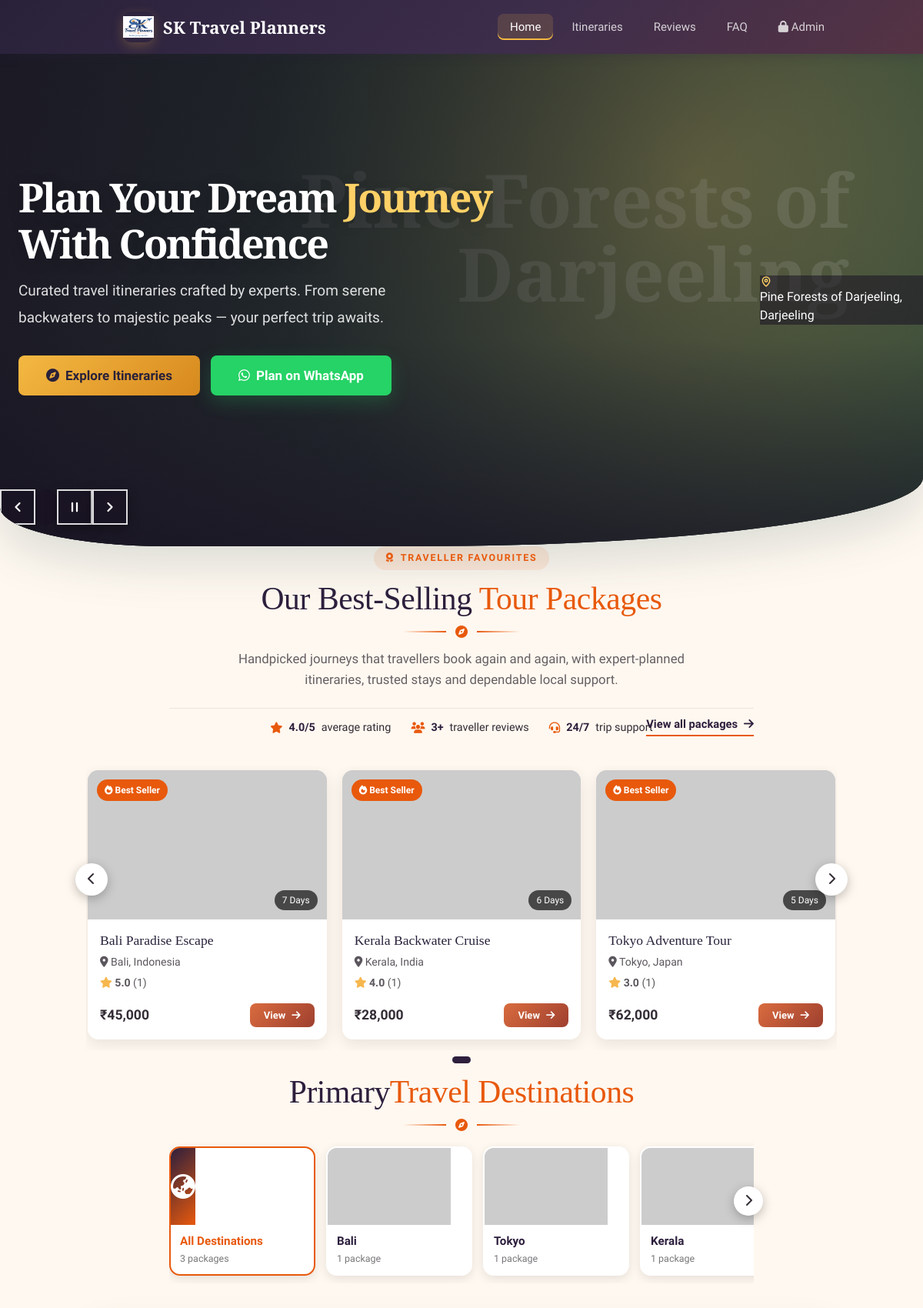
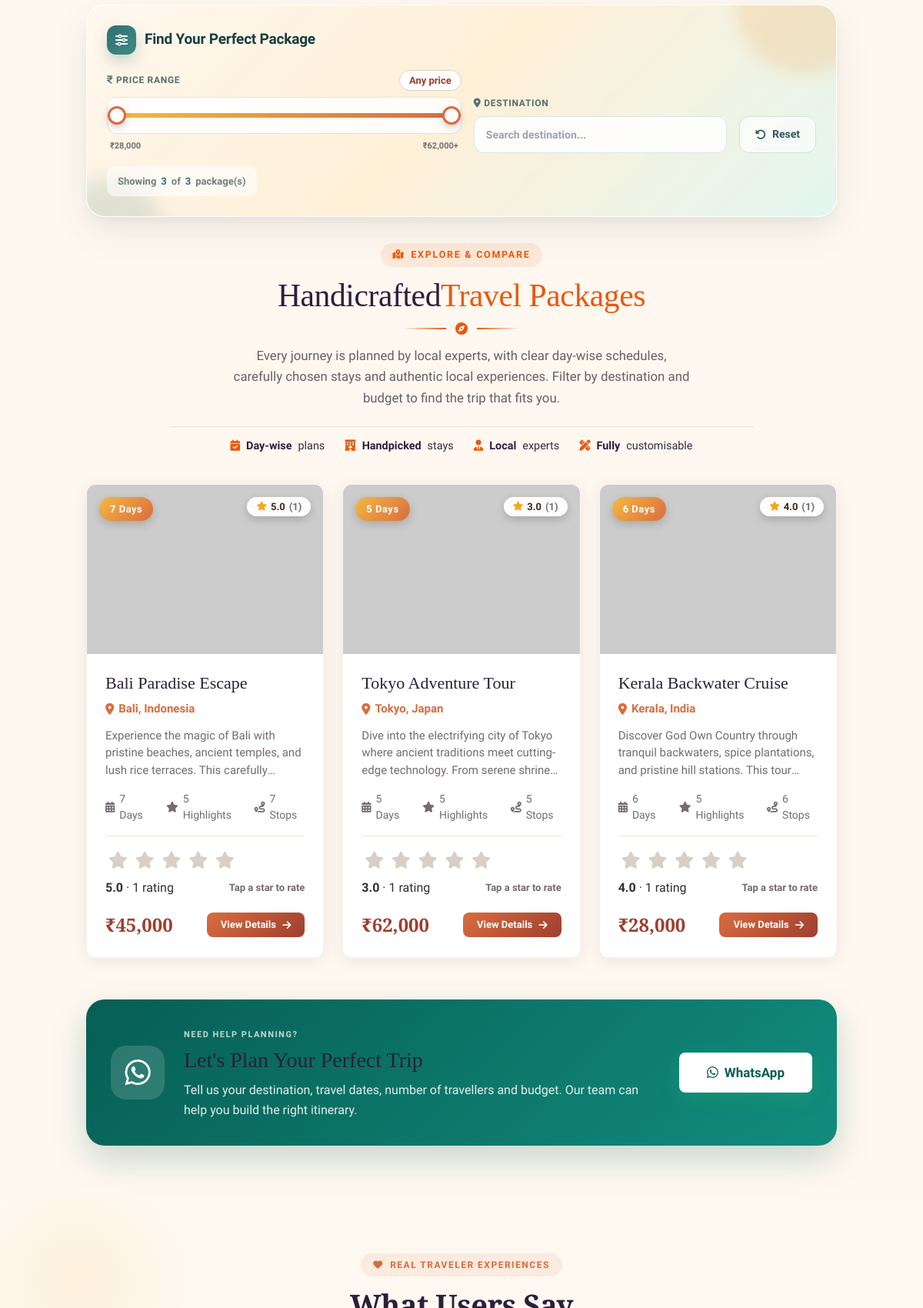
The page / (upper part) on the database its author committed (2 pictures, top to bottom).
### tables this page shows
CREATE TABLE IF NOT EXISTS itineraries (
    id            INT AUTO_INCREMENT PRIMARY KEY,
    title         VARCHAR(255) NOT NULL,
    destination   VARCHAR(255) NOT NULL,
    description   TEXT,
    price         DECIMAL(12,2) DEFAULT 0.00,
    duration_days INT DEFAULT 1,
    image         VARCHAR(255) DEFAULT NULL,
    highlights    TEXT,
    inclusions    TEXT,
    exclusions    TEXT,
    day_plan      TEXT,
    status        TINYINT(1) DEFAULT 1,

    created_at    TIMESTAMP DEFAULT CURRENT_TIMESTAMP,
    updated_at    TIMESTAMP DEFAULT CURRENT_TIMESTAMP
                  ON UPDATE CURRENT_TIMESTAMP

);

### index.php (the view, shortened to what the rows shown need)
<?php
require_once __DIR__ . '/config.php';
$stmt = $pdo->prepare(
    "SELECT *
     FROM itineraries
     WHERE status = 1
     ORDER BY created_at DESC"
);
$stmt->execute();
$itineraries = $stmt->fetchAll(PDO::FETCH_ASSOC);
$ratings = [];
try {
    $rs = $pdo->query(
        "SELECT itinerary_id, ROUND(AVG(rating), 1) AS avg_rating, COUNT(*) AS total
         FROM itinerary_reviews
         GROUP BY itinerary_id"
    );
    foreach ($rs->fetchAll(PDO::FETCH_ASSOC) as $r) {
        $ratings[(int)$r['itinerary_id']] = [
            'avg'   => (float)$r['avg_rating'],
            'count' => (int)$r['total'],
        ];
    }
} catch (Throwable $e) {
    error_log('Ratings unavailable: ' . $e->getMessage());
}
$sales = [];
$bestSellers = $itineraries;
usort($bestSellers, static function ($a, $b) use ($ratings, $sales) {
    $score = static function ($i) use ($ratings, $sales) {
        $id = (int)$i['id'];
        return ($sales[$id] ?? 0) * 100
             + ($ratings[$id]['count'] ?? 0) * ($ratings[$id]['avg'] ?? 0);
    };
    return $score($b) <=> $score($a) ?: strcmp((string)$b['created_at'], (string)$a['created_at']);
});
$bestSellers = array_slice($bestSellers, 0, 8);
$pageSize = 3;
?>
<!DOCTYPE html>
<html lang="en" class="scroll-smooth">
<head>
    <script src="https://cdn.tailwindcss.com"></script>
</head>
    <link rel="stylesheet" href="style.css">
    <link rel="stylesheet" href="extra.css">
    <link rel="stylesheet" href="carousel-extras.css">
    <link
        rel="stylesheet"
        href="https://cdnjs.cloudflare.com/ajax/libs/font-awesome/6.5.0/css/all.min.css"
        media="print"
        onload="this.media='all'"
    >
</head>
<body>
<section class="hero hero-carousel" aria-roledescription="carousel" aria-label="Incredible India destinations">
    <div class="container hc-inner">
        <div class="hero-content">
            <h1>
                Plan Your Dream
                <span>Journey</span>
                With Confidence
            </h1>
        </div>
    </div>
</section>
<?php if (!empty($bestSellers)): ?>
<section class="section bs-section" id="best-sellers">
    <div class="container">
        <div class="bs-heading">
            <div class="bs-heading-text">
                <h2>Our Best-Selling <span>Tour Packages</span></h2>
            </div>
        </div>
        <div class="bs-carousel" id="bsCarousel" aria-roledescription="carousel" aria-label="Best selling packages">
            <div class="bs-track" id="bsTrack">
                <?php foreach ($bestSellers as $n => $b):
                    $rt = $ratings[(int)$b['id']] ?? null; ?>
                    <article class="bs-card">
                        <div class="bs-img">
                            <img src="<?= e(imageUrl($b['image'])) ?>" alt="<?= e($b['title']) ?>"
                                 loading="<?= $n < 2 ? 'eager' : 'lazy' ?>" decoding="async">
                            <span class="bs-badge"><i class="fas fa-fire"></i> Best Seller</span>
                            <span class="bs-days"><?= (int)$b['duration_days'] ?> Days</span>
                        </div>
                        <div class="bs-body">
                            <h3><?= e($b['title']) ?></h3>
                            <div class="bs-dest"><i class="fas fa-map-marker-alt"></i> <?= e($b['destination']) ?></div>
                            <?php if ($rt): ?>
                                <div class="bs-rate"><i class="fas fa-star"></i> <b><?= number_format($rt['avg'], 1) ?></b> (<?= $rt['count'] ?>)</div>
                            <?php endif; ?>
                            <div class="bs-foot">
                                <span class="bs-price"><?= e(formatPrice($b['price'])) ?></span>
                                <a class="btn btn-primary btn-sm" href="detail.php?id=<?= (int)$b['id'] ?>">View <i class="fas fa-arrow-right"></i></a>
                            </div>
                        </div>
                    </article>
                <?php endforeach; ?>
            </div>
        </div>
    </div>
</section>
<?php endif; ?>
<section class="section" id="itineraries">
    <div class="container">
        <div class="bs-heading">
            <div class="bs-heading-text">
                <h2>Primary<span>Travel Destinations</span></h2>
            </div>
        </div>
        <div class="bs-heading">
            <div class="bs-heading-text">
                <h2>Handicrafted<span>Travel Packages</span></h2>
            </div>
        </div>
        <?php if (empty($itineraries)): ?>
            <div class="empty-state">
                <i class="fas fa-suitcase-rolling"></i>
                <p>No itineraries available yet. Check back soon!</p>
            </div>
        <?php else: ?>
            <div class="card-grid is-loading" id="itineraryGrid">
                <?php foreach ($itineraries as $index => $itin): ?>
                    <?php
                        $highlights = json_decode($itin['highlights'], true) ?? [];
                        $days       = json_decode($itin['day_plan'], true) ?? [];
                        $price      = (float)$itin['price'];
                        $eager = $index < $pageSize;
                    ?>
                    <div
                        class="itin-card itinerary-item"
                        data-price="<?= $price ?>"
                        data-destination="<?= e(strtolower($itin['destination'])) ?>"
                        data-title="<?= e(strtolower($itin['title'])) ?>"
                    >
                        <div class="itin-card-img">
                            <img
                                src="<?= e(imageUrl($itin['image'])) ?>"
                                alt="<?= e($itin['title']) ?>"
                                loading="<?= $eager ? 'eager' : 'lazy' ?>"
                                decoding="async"
                                <?= $index === 0 ? 'fetchpriority="high"' : '' ?>
                            >
                            <span class="itin-card-badge">
                                <?= (int)$itin['duration_days'] ?> Days
                            </span>
                            <?php $rt = $ratings[(int)$itin['id']] ?? null; ?>
                            <span
                                class="rating-pill<?= $rt ? '' : ' is-new' ?>"
                                aria-label="<?= $rt ? 'Rated ' . number_format($rt['avg'], 1) . ' out of 5 by ' . $rt['count'] . ' travellers' : 'No ratings yet' ?>"
                            >
                                <i class="fas fa-star" aria-hidden="true"></i>
                                <?php if ($rt): ?>
                                    <b><?= number_format($rt['avg'], 1) ?></b><em>(<?= $rt['count'] ?>)</em>
                                <?php else: ?>
                                    <b>New</b>
                                <?php endif; ?>
                            </span>
                        </div>
                        <div class="itin-card-body">
                            <h3><?= e($itin['title']) ?></h3>
                            <div class="dest">
                                <i class="fas fa-map-marker-alt"></i>
                                <?= e($itin['destination']) ?>
                            </div>
                            <p class="desc"><?= e($itin['description']) ?></p>
                            <div class="itin-card-meta">
                                <span>
                                    <i class="fas fa-calendar-alt"></i>
                                    <?= (int)$itin['duration_days'] ?> Days
                                </span>
                                <span>
                                    <i class="fas fa-star"></i>
                                    <?= count($highlights) ?> Highlights
                                </span>
                                <span>
                                    <i class="fas fa-route"></i>
                                    <?= count($days) ?> Stops
                                </span>
                            </div>
                            <div class="rate-box" data-id="<?= (int)$itin['id'] ?>">
                                <div class="rate-stars" role="radiogroup" aria-label="Rate <?= e($itin['title']) ?>">
                                    <?php for ($n = 1; $n <= 5; $n++): ?>
                                        <button type="button" class="rate-star" role="radio" aria-checked="false"
                                                data-value="<?= $n ?>" aria-label="<?= $n ?> star<?= $n > 1 ? 's' : '' ?>">
                                            <i class="fas fa-star" aria-hidden="true"></i>
                                        </button>
                                    <?php endfor; ?>
                                </div>
                                <span class="rate-count<?= $rt ? '' : ' is-empty' ?>" aria-live="polite">
                                    <?php if ($rt): ?>
                                        <b><?= number_format($rt['avg'], 1) ?></b> · <?= $rt['count'] ?> rating<?= $rt['count'] === 1 ? '' : 's' ?>
                                    <?php else: ?>
                                        No ratings yet
                                    <?php endif; ?>
                                </span>
                                <span class="rate-hint">Tap a star to rate</span>
                            </div>
                            <div class="itin-card-footer">
                                <span class="itin-price">
                                    <?= e(formatPrice($itin['price'])) ?>
                                </span>
                                <a
                                    href="detail.php?id=<?= (int)$itin['id'] ?>"
                                    class="btn btn-primary btn-sm"
                                >
                                    View Details
                                    <i class="fas fa-arrow-right"></i>
                                </a>
                            </div>
                        </div>
                    </div>
                <?php endforeach; ?>
            </div>
        <?php endif; ?>
    </div>
</section>
<br>
</body>
</html>

### rows shown on the page
itineraries: duration_days "7", title "Bali Paradise Escape", destination "Bali, Indonesia", id "5.0", id "1", price "₹45,000", description "Experience the magic of Bali with pristine beaches, ancient temples, and lush rice terraces. This…", highlights "5", day_plan "7"
itineraries: duration_days "6", title "Kerala Backwater Cruise", destination "Kerala, India", id "4.0", id "1", price "₹28,000", description "Discover God Own Country through tranquil backwaters, spice plantations, and pristine hill stations. This…", highlights "5", day_plan "6"
itineraries: duration_days "5", title "Tokyo Adventure Tour", destination "Tokyo, Japan", id "3.0", id "1", price "₹62,000", description "Dive into the electrifying city of Tokyo where ancient traditions meet cutting-edge technology. From serene…", highlights "5", day_plan "5"

### other values the page prints
APP_NAME "SK Travel Planners"
$bsOverallAvg "4.0"
$bsReviewTotal "3"
count($itineraries) "3"
$d['label'] "Bali"
$d['count'] "1"
$d['label'] "Tokyo"
$d['label'] "Kerala"
min($pageSize, count($itineraries)) "3"
